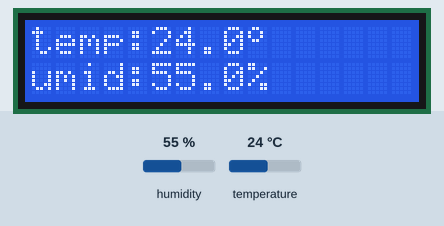
A sketch run on a simulated Arduino Uno, built with avr-gcc and run on an emulated ATmega328P. Shown: 16×2 character LCD. Wiring (inferred from the names in the program): DHT11 sensor: data A1. The test bench sets the inputs (shaded band); at power-on: humidity 55 %, temperature 24 °C.

Above: at 1.2 s.
1.3 s: humidity set to 22 %
At 3.1 s:
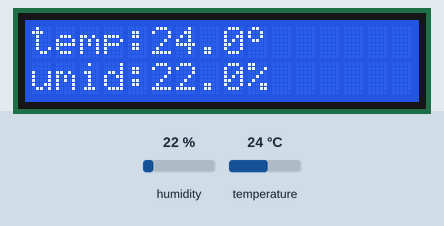
4.0 s: temperature set to 12 °C
At 5.2 s:
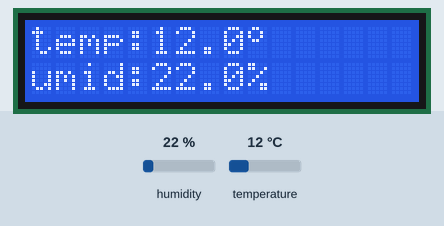
6.7 s: humidity set to 40 %
At 9.3 s:
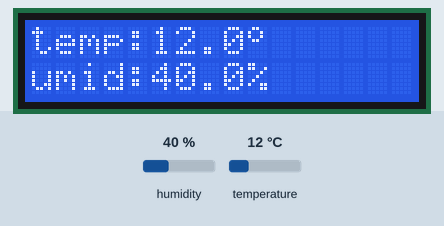
9.8 s: temperature set to 19 °C
At 11.4 s:
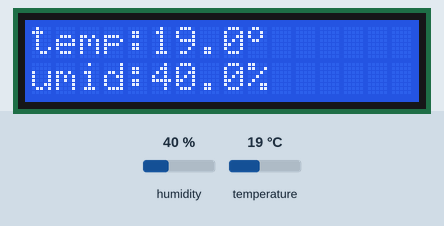
Timing chart, 0 to 12.9 s (numbered marks = the images above; inputs shaded):
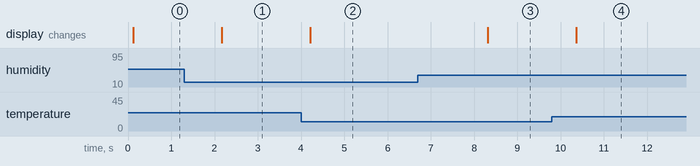

The sketch:

termometro.ino
```cpp
#include <dht.h>
#include <Wire.h>
#include <LiquidCrystal_I2C.h>
#define dht_dpin A1
dht DHT;
LiquidCrystal_I2C lcd(0x3f, 2, 1, 0, 4, 5, 6, 7, 3, POSITIVE);
byte grau[8] = { B00001100,
                 B00010010,
                 B00010010,
                 B00001100,
                 B00000000,
                 B00000000,
                 B00000000,
                 B00000000,
               };
void setup()
{
  Serial.begin(9600);
  lcd.begin(16, 2);
  lcd.clear();
  lcd.createChar(0, grau);
}
void loop()
{
  DHT.read11(dht_dpin);
  lcd.setCursor(0, 0);
  lcd.print("temp:");
  lcd.setCursor(5, 0);
  lcd.print(DHT.temperature, 1);
  lcd.setCursor(9, 0);
  lcd.print((char)0);
  lcd.setCursor(0, 1);
  lcd.print("umid:");
  lcd.setCursor(5, 1);
  lcd.print(DHT.humidity, 1);
  lcd.setCursor(9, 1);
  lcd.print("%");
  delay(2000);
}
```

Measured:
- after the input at 1.3 s, the display: changes after 0.87 s (image 1)
- after the input at 4.0 s, the display: changes after 0.22 s (image 2)
- after the input at 6.7 s, the display: changes after 1.6 s (image 3)
- after the input at 9.8 s, the display: changes after 0.56 s (image 4)
